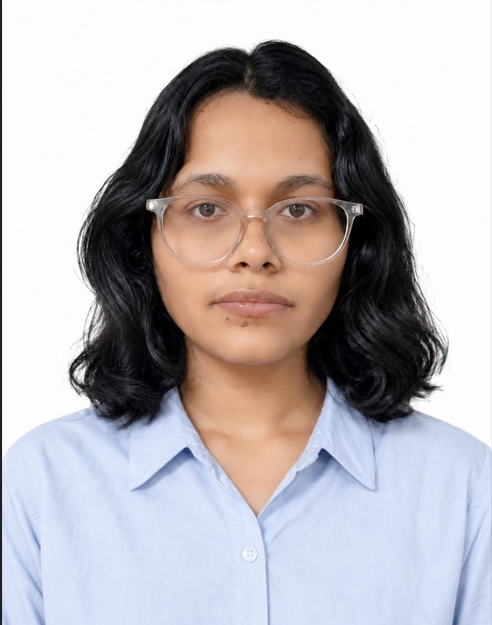
#> input picture images/test.jpg, 492 x 625 px, found by its file name
$ python image_basic.py
#> lines starting #> are read from the running program, lines starting #| are printed output that depends on the picture
import cv2

# Read image
image = cv2.imread("images/test.jpg")
#> image is the input picture: shape (625, 492, 3); mean B, G, R 182.7, 179.6, 185

# Print original shape
print("Original shape:", image.shape)
#| Original shape: (625, 492, 3)

# Convert to grayscale
gray_image = cv2.cvtColor(
    image,
    cv2.COLOR_BGR2GRAY
)
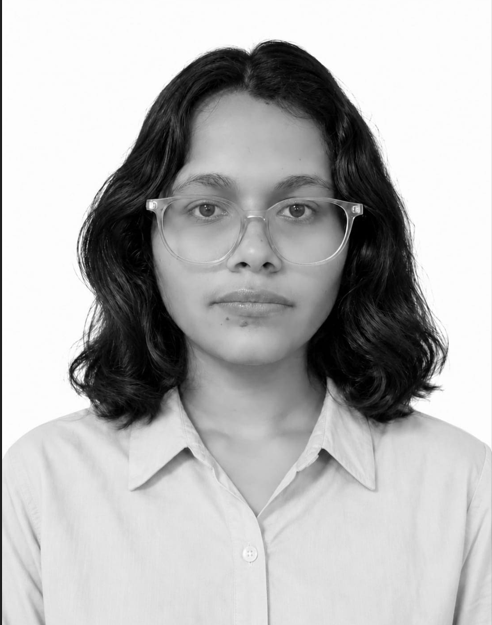
#> gray_image: shape (625, 492); min 0, max 255, mean 181.6

# Resize image
resized_image = cv2.resize(
    gray_image,
    (48, 48)
)
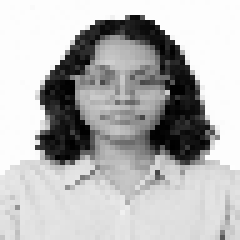
#> resized_image: shape (48, 48) (shown 5 times larger); min 0, max 254, mean 182.7

# Print resized shape
print("Final shape:", resized_image.shape)
#| Final shape: (48, 48)

# Display images
cv2.imshow("Original Image", image)

cv2.imshow("Grayscale Image", gray_image)

cv2.imshow("48x48 Image", resized_image)

cv2.waitKey(0)

cv2.destroyAllWindows()
